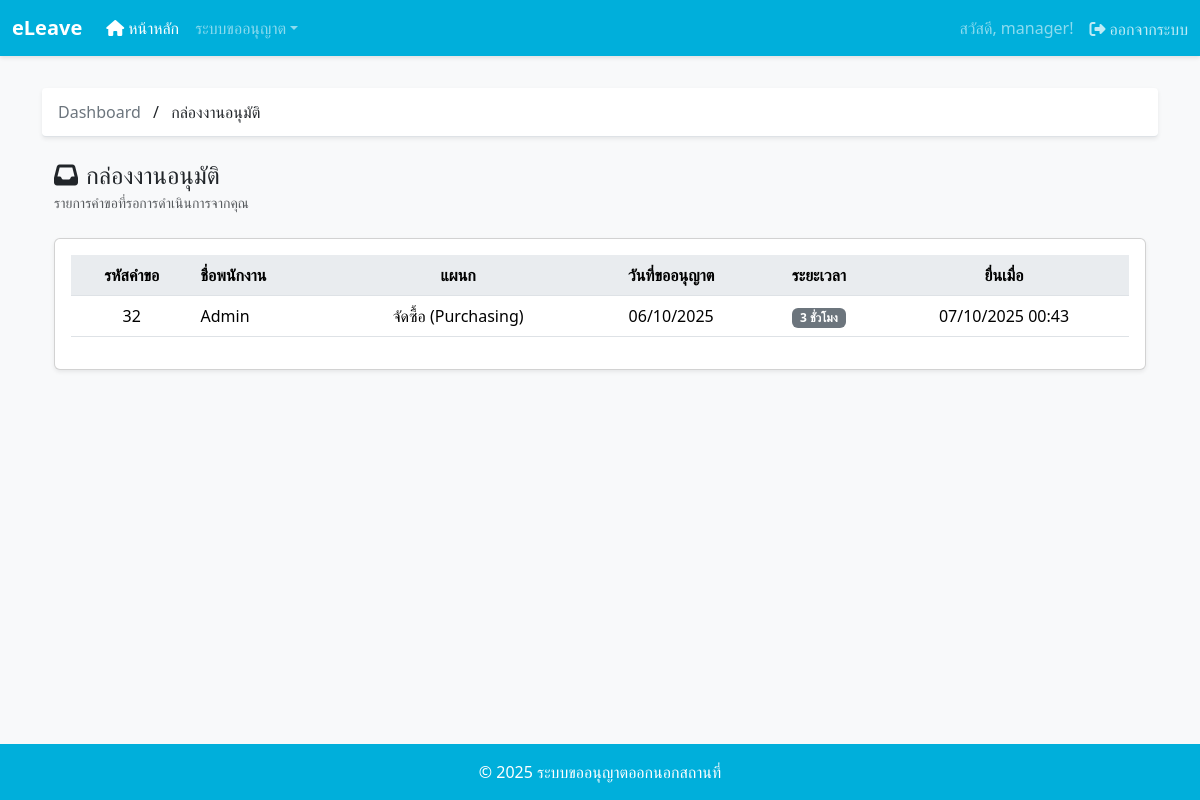
Screenshot of /approval-inbox/ (signed in) with the database file from the repository.
### app/models.py (models this page shows, shortened)
class ApprovalHistory(models.Model):
    STATUS_CHOICES = [('Approved', 'Approved'), ('Rejected', 'Rejected'), ('Pending', 'Pending')]
    history_id = models.AutoField(primary_key=True)
    request = models.ForeignKey(LeaveRequest, on_delete=models.CASCADE, db_column='request_id')
    approver = models.ForeignKey(Employee, on_delete=models.CASCADE, db_column='approver_id')
    approval_order = models.IntegerField()
    status = models.CharField(max_length=10, choices=STATUS_CHOICES, default='Pending')
    approval_date = models.DateField(null=True, blank=True)
    approval_time = models.TimeField(null=True, blank=True)
    comment = models.TextField(null=True, blank=True)

class LeaveRequest(models.Model):
    STATUS_CHOICES = [
        ('Pending', 'Pending'),
        ('Approved', 'Approved'),
        ('Rejected', 'Rejected'),
        ('Info Requested', 'Info Requested'),
    ]
    DURATION_CHOICES = [('3 ชั่วโมง', '3 ชั่วโมง'), ('ครึ่งวัน', 'ครึ่งวัน'), ('เต็มวัน', 'เต็มวัน')]
    request_id = models.AutoField(primary_key=True)
    employee = models.ForeignKey(Employee, on_delete=models.CASCADE)
    reason = models.TextField(null=True, blank=True)
    status = models.CharField(max_length=20, choices=STATUS_CHOICES, default='Pending')
    leave_date = models.DateField(default=timezone.now)
    leave_duration = models.CharField(max_length=10, choices=DURATION_CHOICES, default='3 ชั่วโมง')
    request_datetime = models.DateTimeField(default=timezone.now)
    current_approver_role = models.CharField(max_length=20, default='manager')
    info_request_comment = models.TextField(null=True, blank=True)
    attachment = models.FileField(upload_to='attachments/', null=True, blank=True)
    @property
    def ordered_approval_history(self):
        return self.approvalhistory_set.order_by('approval_order', 'approval_date')

class Employee(models.Model):
    user = models.OneToOneField(User, on_delete=models.CASCADE)
    employee_id = models.AutoField(primary_key=True)
    name = models.CharField(max_length=255)
    phone = models.CharField(max_length=32, null=True, blank=True)
    email = models.CharField(max_length=255, null=True, blank=True)
    line_user_id = models.CharField(max_length=255, null=True, blank=True)
    department = models.ForeignKey(Department, on_delete=models.CASCADE, db_column='department_id')
    position = models.ForeignKey(Position, on_delete=models.CASCADE, db_column='position_id')
    role = models.ForeignKey(Role, on_delete=models.CASCADE, db_column='role_id')

class Department(models.Model):
    department_id = models.AutoField(primary_key=True)
    department_name = models.CharField(max_length=255)

### app/views.py (the view)
# urls.py: path('approval-inbox/', views.approval_inbox, name='approval-inbox'),
@login_required
def approval_inbox(request):
    if not hasattr(request.user, 'employee'):
        messages.error(request, 'คุณไม่มีโปรไฟล์พนักงานสำหรับเข้าถึงหน้านี้')
        return redirect('app:dashboard')
    pending_list = ApprovalHistory.objects.filter(approver=request.user.employee, status='Pending').order_by('request__request_datetime')
    context = {'pending_list': pending_list}
    return render(request, 'app/approval_inbox.html', context)

### app/context_processors.py (called while the page is built)
def load_site_config(request):
    try:
        with open(CONFIG_FILE_PATH, 'r', encoding='utf-8') as f:
            config = json.load(f)
    except (FileNotFoundError, json.JSONDecodeError):
        config = {
            'brand_name': 'eLeave (Default)',
            'footer_text': '&copy; 2025 (Default)',
            'color_primary': '#3498db',
            'color_success': '#198754',
            'color_warning': '#f39c12',
            'color_danger': '#e74c3c'
        }
    return {'site_config': config}

### app/templates/app/approval_inbox.html (shortened to what this page needs)
{% extends 'base.html' %}
{% load static %}
{% block breadcrumb %}
    <a href="{% url 'app:dashboard' %}" class="text-decoration-none text-secondary">Dashboard</a>
    <span class="mx-2">/</span>
    <span class="text-dark">กล่องงานอนุมัติ</span>
{% endblock %}
{% block content %}
<div class="container-fluid">
    <div class="d-flex justify-content-between align-items-center mb-4">
        <div>
            <h2 class="h4 mb-0"><i class="fas fa-inbox me-2"></i>กล่องงานอนุมัติ</h2>
            <small class="text-muted">รายการคำขอที่รอการดำเนินการจากคุณ</small>
        </div>
    </div>
    <div class="card shadow-sm">
        <div class="card-body">
            {% if pending_list %}
                <div class="table-responsive">
                    <table class="table table-hover align-middle">
                        <thead class="text-center">
                            <tr>
                                <th>รหัสคำขอ</th>
                                <th class="text-start">ชื่อพนักงาน</th>
                                <th>แผนก</th>
                                <th>วันที่ขออนุญาต</th>
                                <th>ระยะเวลา</th>
                                <th>ยื่นเมื่อ</th>
                            </tr>
                        </thead>
                        <tbody class="text-center">
                            {% for history in pending_list %}
                            <tr data-bs-toggle="modal" data-bs-target="#detailModal-{{ history.history_id }}">
                                <td>{{ history.request.request_id }}</td>
                                <td class="text-start">{{ history.request.employee.name }}</td>
                                <td>{{ history.request.employee.department.department_name }}</td>
                                <td>{{ history.request.leave_date|date:"d/m/Y" }}</td>
                                <td><span class="badge bg-secondary">{{ history.request.get_leave_duration_display }}</span></td>
                                <td>{{ history.request.request_datetime|date:"d/m/Y H:i" }}</td>
                            </tr>
                            {% endfor %}
                        </tbody>
                    </table>
                </div>
            {% else %}
                <div class="text-center p-5">
                    <i class="fas fa-check-circle fa-4x text-success mb-3"></i>
                    <h4>ไม่มีรายการที่รอการอนุมัติ</h4>
                    <p class="text-muted">กล่องงานของคุณว่างอยู่</p>
                </div>
            {% endif %}
        </div>
    </div>
</div>
{% endblock %}

### app/templates/base.html (shortened to what this page needs)
{% load static %}
<!DOCTYPE html>
<html lang="th">
<head>
    <link href="https://cdn.jsdelivr.net/npm/bootstrap@5.3.3/dist/css/bootstrap.min.css" rel="stylesheet" />
    <link rel="stylesheet" href="https://cdnjs.cloudflare.com/ajax/libs/font-awesome/6.4.0/css/all.min.css" />
</head>
<body>
    <nav class="navbar navbar-expand-lg navbar-dark navbar-custom sticky-top">
        <div class="container-fluid">
            <a class="navbar-brand fw-bold" href="{% url 'app:dashboard' %}">{{ site_config.brand_name|default:'eLeave' }}</a>
            <div class="collapse navbar-collapse" id="navbarNav">
                <ul class="navbar-nav me-auto mb-2 mb-lg-0">
                    <li class="nav-item">
                        <a class="nav-link active" href="{% url 'app:dashboard' %}"><i class="fas fa-home me-1"></i>หน้าหลัก</a>
                    </li>
                    {% if user.is_authenticated and not is_security %}
                    <li class="nav-item dropdown">
                        <a class="nav-link dropdown-toggle" href="#" role="button" data-bs-toggle="dropdown">ระบบขออนุญาต</a>
                    </li>
                    {% endif %}
                </ul>
                <div class="d-flex align-items-center">
                    {% if user.is_authenticated %}
                      <span class="navbar-text me-3">สวัสดี, {{ user.first_name|default:user.username }}!</span>
                      <form class="logout-form d-inline" action="{% url 'app:logout' %}" method="post">
                        <button type="submit" class="btn"><i class="fas fa-sign-out-alt me-1"></i>ออกจากระบบ</button>
                      </form>
                    {% endif %}
                </div>
            </div>
        </div>
    </nav>
    <main class="main-content container">
        <div class="breadcrumb-bar shadow-sm">
            {% block breadcrumb %}<a href="{% url 'app:dashboard' %}" class="text-decoration-none text-secondary"><i class="fas fa-home me-2"></i>หน้าหลัก</a>{% endblock %}
        </div>
        {% block content %}
        {% endblock %}
        </main>
    <footer class="footer">
        <span>{{ site_config.footer_text|safe|default:"&copy; 2025 ระบบขออนุญาตออกนอกสถานที่" }}</span>
    </footer>
</body>
</html>

### rows the page displays
ApprovalHistory: request.request_id "32", request.employee.name "Admin", request.employee.department.department_name "จัดซื้อ (Purchasing)", request.leave_date "06/10/2025", request.leave_duration "3 ชั่วโมง", request.request_datetime "07/10/2025 00:43"

### other values shown
{{ site_config.brand_name|default:'eLeave' }} "eLeave"
{{ user.first_name|default:user.username }} "manager"
